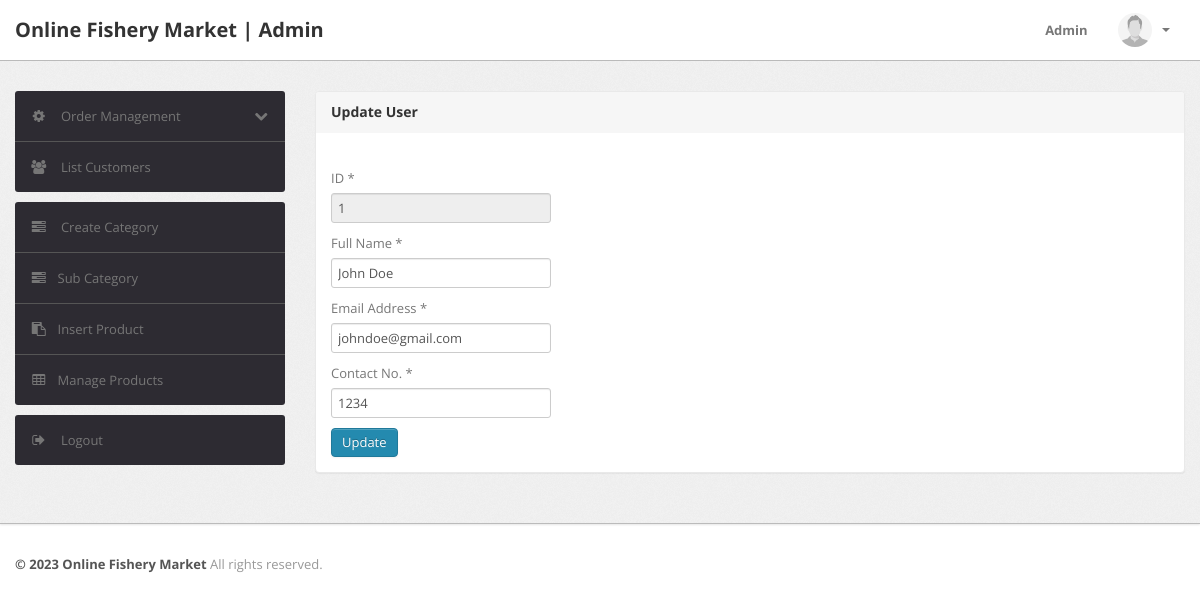
Screenshot of /css/admin/edit-user.php?id=1 (signed in) with the database file from the repository.
### tables this page shows
CREATE TABLE `users` (
  `id` int(11) NOT NULL,
  `name` varchar(255) DEFAULT NULL,
  `email` varchar(255) DEFAULT NULL,
  `contactno` bigint(11) DEFAULT NULL,
  `password` varchar(255) DEFAULT NULL,
  `shippingAddress` longtext DEFAULT NULL,
  `shippingState` varchar(255) DEFAULT NULL,
  `shippingCity` varchar(255) DEFAULT NULL,
  `shippingPincode` int(11) DEFAULT NULL,
  `billingAddress` longtext DEFAULT NULL,
  `billingState` varchar(255) DEFAULT NULL,
  `billingCity` varchar(255) DEFAULT NULL,
  `billingPincode` int(11) DEFAULT NULL,
  `regDate` timestamp NOT NULL DEFAULT current_timestamp(),
  `updationDate` varchar(255) DEFAULT NULL
);

### css/admin/edit-user.php (the view, shortened to what this page needs)
<?php
include('include/config.php');
if(strlen($_SESSION['alogin'])==0)
	{
header('location:index.php');
}
else{
	$id=$_GET['id'];
	$query=mysqli_query($con,"select * from users where id = '$id'");
	$result=mysqli_fetch_array($query);
	$currentName = $result['name'];
	$currentContact = $result['contactno'];
	$currentEmail = $result['email'];
?>
<!DOCTYPE html>
<html lang="en">
<head>
	<link type="text/css" href="bootstrap/css/bootstrap.min.css" rel="stylesheet">
	<link type="text/css" href="bootstrap/css/bootstrap-responsive.min.css" rel="stylesheet">
	<link type="text/css" href="css/theme.css" rel="stylesheet">
	<link type="text/css" href="images/icons/css/font-awesome.css" rel="stylesheet">
</head>
<body>
<?php include('include/header.php');?>
	<div class="wrapper">
		<div class="container">
			<div class="row">
<?php include('include/sidebar.php');?>
			<div class="span9">
					<div class="content">
						<div class="module">
							<div class="module-head">
								<h3>Update User</h3>
							</div>
							<div class="module-body">
									<br />
			<form class="register-form outer-top-xs" role="form" method="post" name="register" onSubmit="return valid();">
<div class="form-group">
	    	<label class="info-title" for="fullname">ID <span>*</span></label>
	    	<input type="text" class="form-control unicase-form-control text-input" id="id" name="id" value="<?php echo $id ?>" readOnly>
	  	</div>
<div class="form-group">
	    	<label class="info-title" for="fullname">Full Name <span>*</span></label>
	    	<input type="text" class="form-control unicase-form-control text-input" id="fullname" name="fullname" value="<?php echo $currentName ?>" required="required">
	  	</div>
		<div class="form-group">
	    	<label class="info-title" for="exampleInputEmail2">Email Address <span>*</span></label>
	    	<input type="email" class="form-control unicase-form-control text-input" id="email" onBlur="userAvailability()" name="emailid" value="<?php echo $currentEmail ?>" required >
	  	</div>
<div class="form-group">
	    	<label class="info-title" for="contactno">Contact No. <span>*</span></label>
	    	<input type="text" class="form-control unicase-form-control text-input" id="contactno" name="contactno" maxlength="10" value="<?php echo $currentContact?>" required >
	  	</div>
	  	<button type="submit" name="submit" class="btn-upper btn btn-primary checkout-page-button" id="submit">Update</button>
	</form>
							</div>
						</div>
					</div>
				</div>
			</div>
		</div>
	</div>
<?php include('include/footer.php');?>
</body>
<?php } ?>

### css/admin/css/theme.css (style rules this page uses)
body { font-size: 13px; font-family: 'Open Sans', Arial, sans-serif; background: #fff; color: #777 }
h1, h2, h3, h4, h5, h6 { color: #333; margin-top: 0 }
h3 { font-size: 20px }
.wrapper { background: url(../images/bg.png) #eee; border-bottom: 1px solid #bbb; -webkit-box-shadow: 0 1px 2px rgba(0,0,0,0.1); -moz-box-shadow: 0 1px 2px rgba(0,0,0,0.1); box-shadow: 0 1px 2px rgba(0,0,0,0.1); padding: 30px 0 }
form { margin: 0 }
select, textarea, input[type="text"], input[type="password"], input[type="datetime"], input[type="datetime-local"], input[type="date"], input[type="month"], input[type="time"], input[type="week"], input[type="number"], input[type="email"], input[type="url"], input[type="search"], input[type="tel"], input[type="color"], .uneditable-input, label, input, button, select, textarea { -webkit-border-radius: 3px; -moz-border-radius: 3px; border-radius: 3px; font-size: 13px; font-family: 'Open Sans', Tahoma, Arial, sans-serif }
.module { background: #fff; -webkit-border-radius: 3px; -moz-border-radius: 3px; border-radius: 3px; border: 1px solid #ccc; border-bottom-color: #bbb; -webkit-box-shadow: 0 0 1px rgba(0,0,0,0.2); -moz-box-shadow: 0 0 1px rgba(0,0,0,0.2); box-shadow: 0 0 1px rgba(0,0,0,0.2); margin-bottom: 30px }
.btn, .btn-box { -webkit-border-radius: 3px; -moz-border-radius: 3px; border-radius: 3px }
.btn { font-size: 13px; font-weight: 600 }
.btn { display: inline-block; margin-bottom: 0; font-weight: 400; text-align: center; vertical-align: middle; cursor: pointer; background-image: none; border: 1px solid transparent; white-space: nowrap; padding: 4px 10px; font-size: 13px; line-height: 1.42857; border-radius: 4px; -webkit-user-select: none; -moz-user-select: none; -ms-user-select: none; user-select: none }
.btn-primary { color: #fff; background-color: #248aaf; border-color: #20799a }
.module { box-shadow: 0 0 3px rgba(0,0,0,.1); border-color: #e9e9e9; margin-bottom: 20px; background-color: #fff; border-radius: 4px; -webkit-box-shadow: 0 1px 1px rgba(0,0,0,.05); box-shadow: 0 1px 1px rgba(0,0,0,.05); }
.module-head { color: #767676; background-color: #f6f6f6; border-color: #e9e9e9; padding: 10px 15px; border-bottom: 1px solid transparent; border-top-right-radius: 3px; border-top-left-radius: 3px; }
.module-head h3 { font-size: 14px; line-height: 20px; height: 20px; margin: 0 }
.module-body { padding: 15px }

### rows the page displays
users: fullname "John Doe", emailid "johndoe@gmail.com", contactno "1234"
